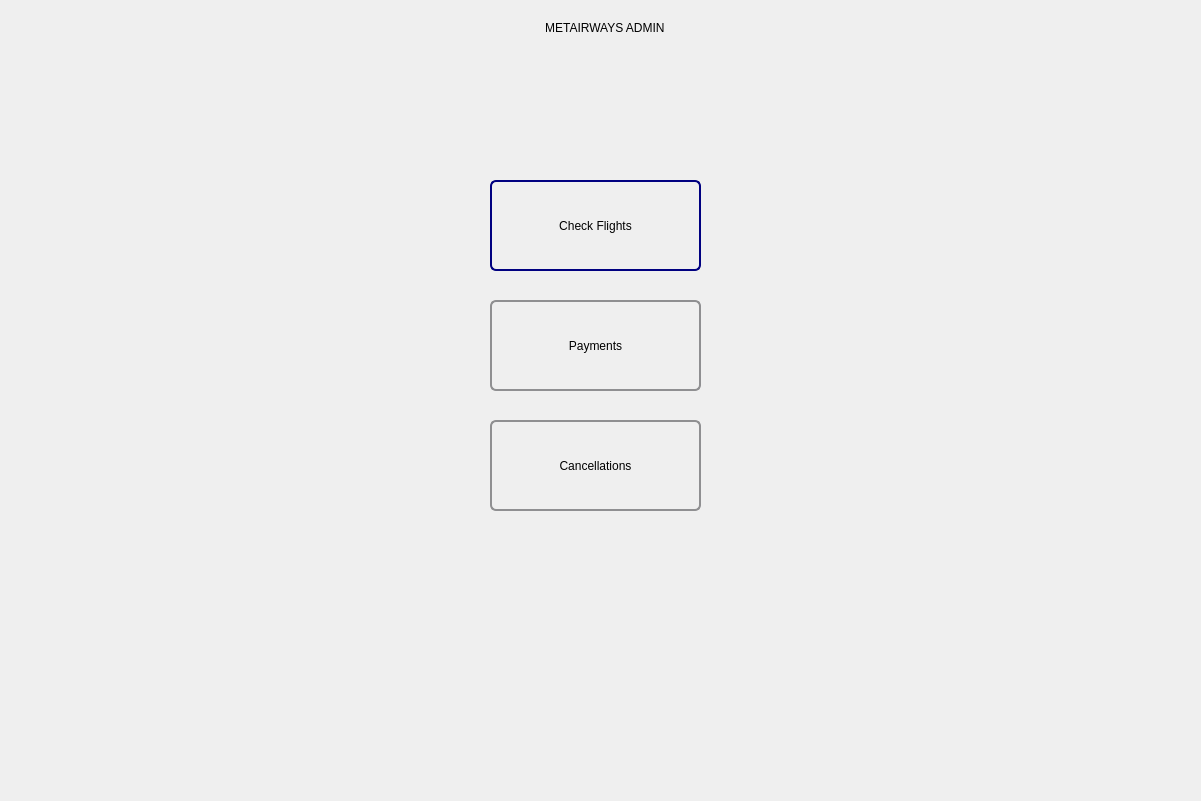
<?xml version="1.0" encoding="UTF-8"?>
<ui version="4.0">
 <class>Dialog</class>
 <widget class="QDialog" name="Dialog">
  <property name="geometry">
   <rect>
    <x>0</x>
    <y>0</y>
    <width>1201</width>
    <height>801</height>
   </rect>
  </property>
  <property name="windowTitle">
   <string>Dialog</string>
  </property>
  <widget class="QPushButton" name="Check_Flights_Button">
   <property name="geometry">
    <rect>
     <x>490</x>
     <y>180</y>
     <width>211</width>
     <height>91</height>
    </rect>
   </property>
   <property name="styleSheet">
    <string notr="true">/*
border: 12px  solid rgb(170, 255, 127);
border-width: 2px;
font: 12pt &quot;MS Shell Dlg 2&quot;;
border-radius: 15px;
*/

QPushButton {
    border: 2px solid #8f8f91;
    border-radius: 6px;
    background-color: qlineargradient(x1: 0, y1: 0, x2: 0, y2: 1,
                                      stop: 0 #f6f7fa, stop: 1 #dadbde);
	
    min-width: 80px;
}

QPushButton:pressed {
    background-color: qlineargradient(x1: 0, y1: 0, x2: 0, y2: 1,
                                      stop: 0 #dadbde, stop: 1 #f6f7fa);
}

QPushButton:flat {
    border: none; /* no border for a flat push button */
}

QPushButton:default {
    border-color: navy; /* make the default button prominent */
}</string>
   </property>
   <property name="text">
    <string>Check Flights</string>
   </property>
  </widget>
  <widget class="QPushButton" name="Cancellations_Button">
   <property name="geometry">
    <rect>
     <x>490</x>
     <y>420</y>
     <width>211</width>
     <height>91</height>
    </rect>
   </property>
   <property name="styleSheet">
    <string notr="true">/*
border: 12px  solid rgb(170, 255, 127);
border-width: 2px;
font: 12pt &quot;MS Shell Dlg 2&quot;;
border-radius: 15px;
*/

QPushButton {
    border: 2px solid #8f8f91;
    border-radius: 6px;
    background-color: qlineargradient(x1: 0, y1: 0, x2: 0, y2: 1,
                                      stop: 0 #f6f7fa, stop: 1 #dadbde);
	
    min-width: 80px;
}

QPushButton:pressed {
    background-color: qlineargradient(x1: 0, y1: 0, x2: 0, y2: 1,
                                      stop: 0 #dadbde, stop: 1 #f6f7fa);
}

QPushButton:flat {
    border: none; /* no border for a flat push button */
}

QPushButton:default {
    border-color: navy; /* make the default button prominent */
}</string>
   </property>
   <property name="text">
    <string>Cancellations</string>
   </property>
  </widget>
  <widget class="QPushButton" name="Payments_Button">
   <property name="geometry">
    <rect>
     <x>490</x>
     <y>300</y>
     <width>211</width>
     <height>91</height>
    </rect>
   </property>
   <property name="styleSheet">
    <string notr="true">/*
border: 12px  solid rgb(170, 255, 127);
border-width: 2px;
font: 12pt &quot;MS Shell Dlg 2&quot;;
border-radius: 15px;
*/

QPushButton {
    border: 2px solid #8f8f91;
    border-radius: 6px;
    background-color: qlineargradient(x1: 0, y1: 0, x2: 0, y2: 1,
                                      stop: 0 #f6f7fa, stop: 1 #dadbde);
	
    min-width: 80px;
}

QPushButton:pressed {
    background-color: qlineargradient(x1: 0, y1: 0, x2: 0, y2: 1,
                                      stop: 0 #dadbde, stop: 1 #f6f7fa);
}

QPushButton:flat {
    border: none; /* no border for a flat push button */
}

QPushButton:default {
    border-color: navy; /* make the default button prominent */
}</string>
   </property>
   <property name="text">
    <string>Payments</string>
   </property>
  </widget>
  <widget class="QLabel" name="HeaderLabel">
   <property name="geometry">
    <rect>
     <x>196</x>
     <y>2</y>
     <width>821</width>
     <height>51</height>
    </rect>
   </property>
   <property name="styleSheet">
    <string notr="true">
font: 30pt &quot;MS Shell Dlg 2&quot;;</string>
   </property>
   <property name="text">
    <string>METAIRWAYS ADMIN </string>
   </property>
   <property name="alignment">
    <set>Qt::AlignCenter</set>
   </property>
  </widget>
 </widget>
 <resources/>
 <connections/>
</ui>
